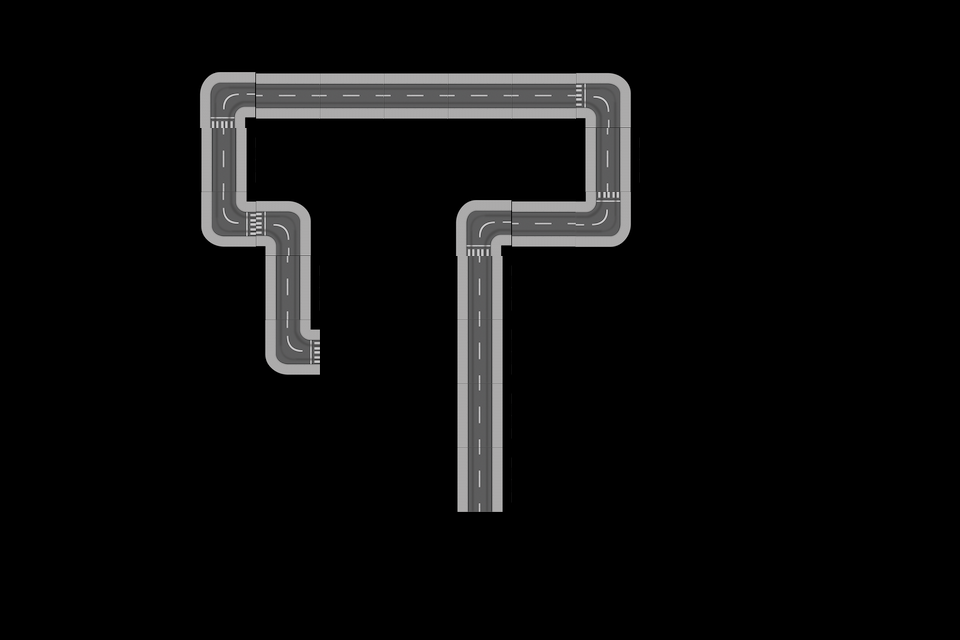

Below is a game level as drawn by its tile map, then a one-line description and the .tmx file that defines it, in full:
An orthogonal 15x10 tile map with 64x64 px tiles, 1 tile layer (RoadTiles), 5 tilesets and 4 objects (2x flag, train, gem).

<map version="1.0" orientation="orthogonal" renderorder="right-down" width="15" height="10" tilewidth="64" tileheight="64" nextobjectid="18">
 <tileset firstgid="1" name="tracks" tilewidth="64" tileheight="64" tilecount="9" columns="3">
  <image source="tracks.png" width="192" height="192" />
 </tileset>
 <tileset firstgid="10" name="train64" tilewidth="64" tileheight="64" tilecount="12" columns="3">
  <image source="train64.png" width="192" height="256" />
 </tileset>
 <tileset firstgid="22" name="flags" tilewidth="64" tileheight="64" tilecount="4" columns="2">
  <image source="flags.png" width="128" height="128" />
 </tileset>
 <tileset firstgid="26" name="buttons" tilewidth="150" tileheight="48" tilecount="3" columns="1">
  <image source="buttons.png" width="150" height="144" />
 </tileset>
 <tileset firstgid="29" name="gems2" tilewidth="64" tileheight="64" tilecount="9" columns="3">
  <image source="gems2.png" width="192" height="192" />
 </tileset>
 <layer name="RoadTiles" width="15" height="10">
  <data encoding="csv">
0,0,0,0,0,0,0,0,0,0,0,0,0,0,0,
0,0,0,8,2,2,2,2,2,6,0,0,0,0,0,
0,0,0,1,0,0,0,0,0,1,0,0,0,0,0,
0,0,0,4,6,0,0,8,2,3,0,0,0,0,0,
0,0,0,0,1,0,0,1,0,0,0,0,0,0,0,
0,0,0,0,4,0,0,1,0,0,0,0,0,0,0,
0,0,0,0,0,0,0,1,0,0,0,0,0,0,0,
0,0,0,0,0,0,0,1,0,0,0,0,0,0,0,
0,0,0,0,0,0,0,0,0,0,0,0,0,0,0,
0,0,0,0,0,0,0,0,0,0,0,0,0,0,0
</data>
 </layer>
 <objectgroup name="Objects">
  <object id="8" name="train" type="train" gid="19" x="258" y="386" width="64" height="64">
   <properties>
    <property name="speed" value="1" />
    <property name="type" value="train" />
   </properties>
  </object>
  <object id="13" name="TimeFlag" type="flag" gid="22" x="448" y="512" width="64" height="64">
   <properties>
    <property name="final" value="true" />
    <property name="speed" value="0" />
    <property name="time" value="-12" />
   </properties>
  </object>
  <object id="15" name="speed-flag" type="flag" gid="23" x="384" y="128" width="64" height="64">
   <properties>
    <property name="final" value="false" />
    <property name="speed" value="-2" />
    <property name="time" value="0" />
   </properties>
  </object>
  <object id="16" name="Gem3x" type="gem" gid="31" x="384" y="192" width="64" height="64">
   <properties>
    <property name="multiplier" value="3" />
   </properties>
  </object>
 </objectgroup>
</map>
